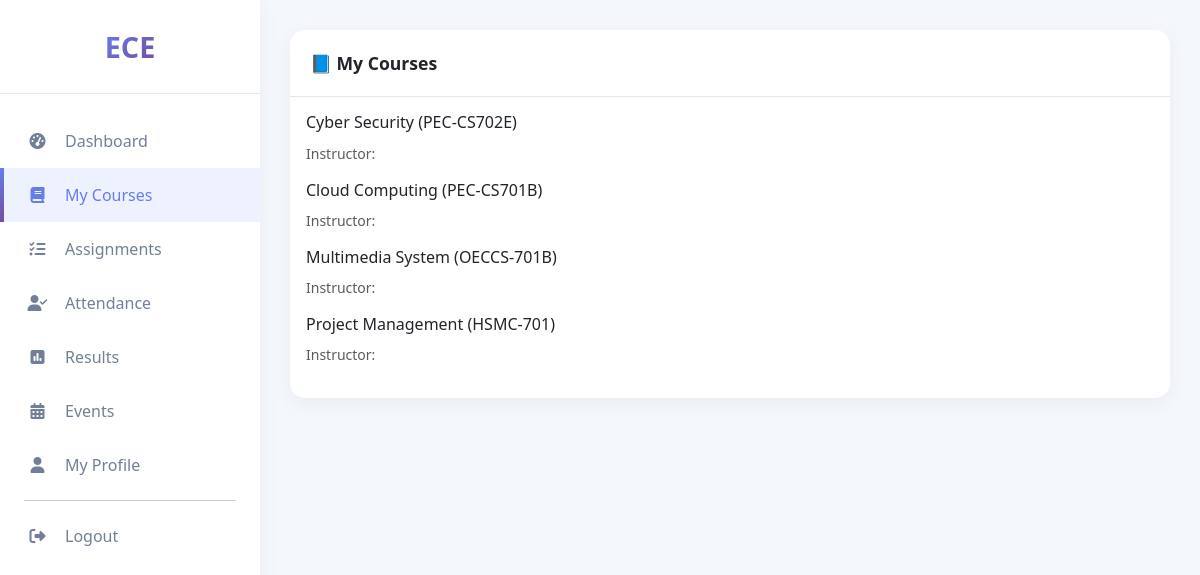
The page /courses/ (signed in) on the database as committed earlier.
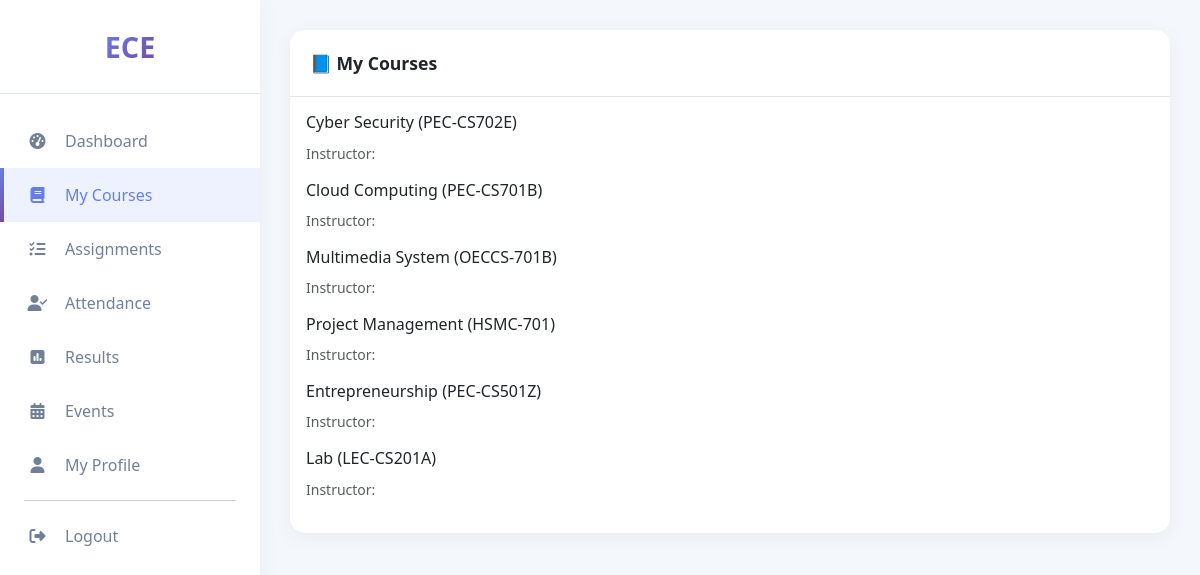
The same page on the database as committed later.
### subject/models.py (models this page shows, shortened)
class Subject(models.Model):
    SUBJECT_TYPES = [
        ('theory', 'Theory'),
        ('practical', 'Practical'),
    ]
    name = models.CharField(max_length=100)
    code = models.CharField(max_length=20, unique=True)
    subject_type = models.CharField(max_length=10, choices=SUBJECT_TYPES)
    department = models.ForeignKey(Department, on_delete=models.CASCADE, related_name='subjects')
    semester = models.ForeignKey(Semester, on_delete=models.CASCADE, related_name='subjects')

### account/views.py (the view)
# urls.py: path('courses/', views.student_courses, name='student_courses'),
@login_required
def student_courses(request):
    user = request.user
    subjects = Subject.objects.filter(
        department=user.department,
        semester=user.semester
    )
    return render(request, 'student_profiles/courses.html', {'subjects': subjects})

### templates/student_profiles/courses.html
{% extends "student_base.html" %}
{% block content %}
<div class="card">
    <div class="card-header">📘 My Courses</div>
    <div class="card-body">
        {% for subject in subjects %}
        <div class="mb-3">
            <h6>{{ subject.name }} ({{ subject.code }})</h6>
            <small class="text-muted">Instructor: {{ subject.teacher.get_full_name }}</small>
        </div>
        {% empty %}
        <p class="text-muted">No courses assigned yet.</p>
        {% endfor %}
    </div>
</div>
{% endblock %}

Rows that differ between the two databases and show on the page:
added Subject: name "Entrepreneurship", code "PEC-CS501Z"
added Subject: name "Lab", code "LEC-CS201A"
